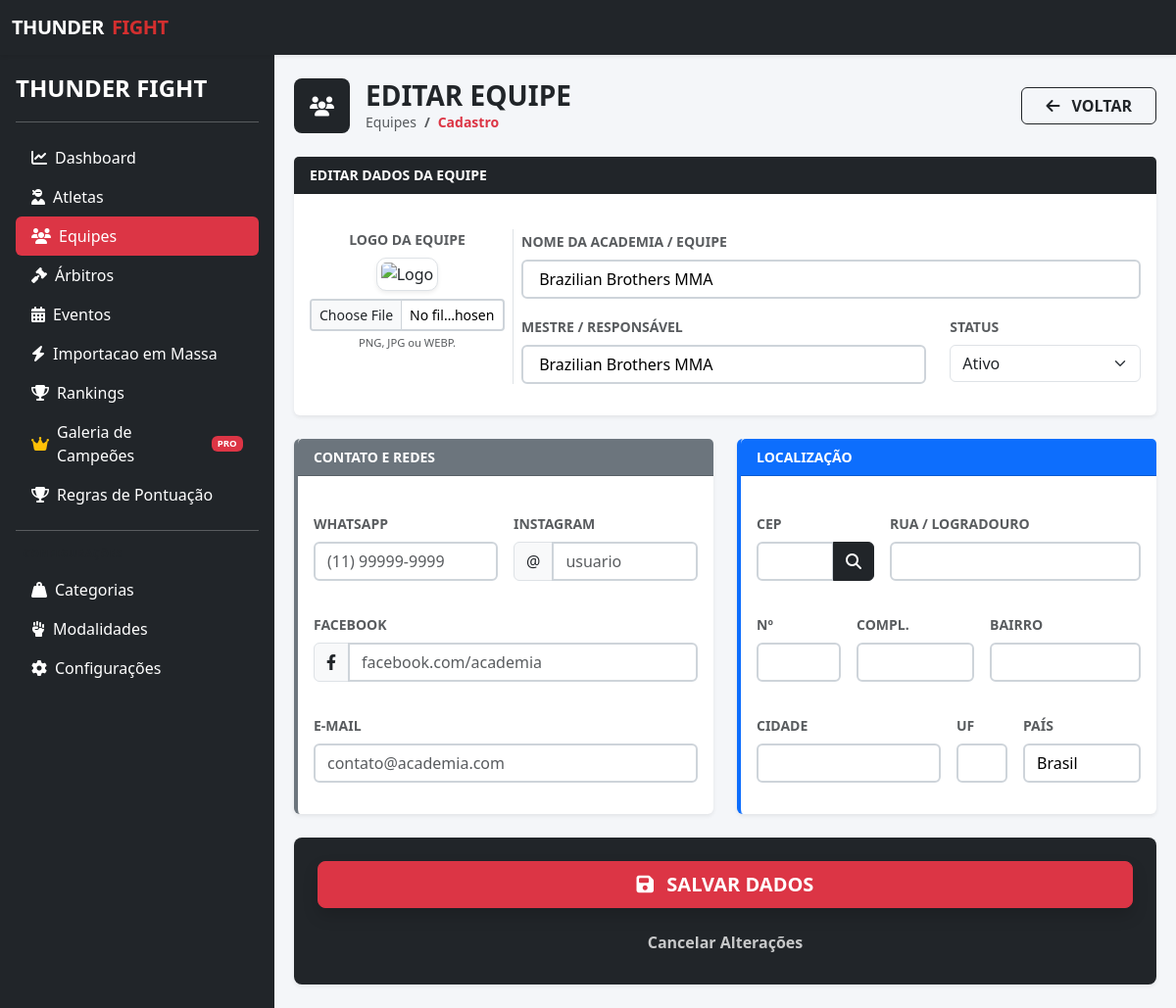
The app's page /public/equipes/edit?id=126 with its own data.
### tables this page shows
CREATE TABLE `equipes` (
  `id_equipe` int NOT NULL,
  `nome` varchar(200) DEFAULT NULL,
  `foto` varchar(255) DEFAULT NULL,
  `id_endereco` int DEFAULT NULL,
  `id_contato` int DEFAULT NULL,
  `responsavel` varchar(200) DEFAULT NULL,
  `status` varchar(50) DEFAULT 'Ativo'
);

### app/views/equipes/form.php (the view, shortened to what the rows shown need)
<?php
$isEdit = !empty($equipe['id_equipe']);
$action = $isEdit ? BASE_URL . '/equipes/update' : BASE_URL . '/equipes/store';
?>
<form action="<?= $action ?>" method="POST" enctype="multipart/form-data">
    <div class="card mb-4 shadow-sm border-0">
        <div class="card-header bg-dark text-white fw-bold text-uppercase small">
            <?= $isEdit ? 'Editar Dados da Equipe' : 'Dados da Equipe / Academia' ?>
        </div>
        <div class="card-body row g-3">
            <div class="col-md-3 mb-3 text-center border-end">
                <label class="form-label text-muted small fw-bold text-uppercase d-block">Logo da Equipe</label>
                <?php
                $fotoPath = BASE_URL . '/uploads/equipes/sem-foto.png';
                ?>
                <img src="<?= $fotoPath ?>" id="preview" alt="Logo" class="img-thumbnail mb-2 shadow-sm"
                    style="height: 140px; width: 140px; object-fit: cover; border-radius: 10px;">
                <input type="file" name="foto" id="foto" class="form-control form-control-sm" accept="image/*"
                    onchange="previewImage(this)">
                <small class="text-muted d-block mt-1" style="font-size: 0.7rem;">PNG, JPG ou WEBP.</small>
            </div>
            <div class="col-md-9">
                <div class="row">
                    <div class="col-md-12 mb-3">
                        <label for="nome" class="form-label text-muted small fw-bold text-uppercase">Nome da Academia /
                            Equipe</label>
                        <input type="text" name="nome" id="nome" class="form-control"
                            value="<?= htmlspecialchars($equipe['nome'] ?? '') ?>" required
                            placeholder="Ex: Matriz Thunder Fight">
                    </div>
                    <div class="col-md-8 mb-3">
                        <label for="responsavel" class="form-label text-muted small fw-bold text-uppercase">Mestre /
                            Responsável</label>
                        <input type="text" name="responsavel" id="responsavel" class="form-control"
                            value="<?= htmlspecialchars($equipe['responsavel'] ?? '') ?>"
                            placeholder="Nome do Professor">
                    </div>
                    <div class="col-md-4 mb-3">
                        <label for="status" class="form-label text-muted small fw-bold text-uppercase">Status</label>
                        <select name="status" id="status" class="form-select">
                            <option value="Ativo" <?= (isset($equipe['status']) && $equipe['status'] == 'Ativo') ? 'selected' : '' ?>>Ativo</option>
                        </select>
                    </div>
                </div>
            </div>
        </div>
    </div>
    <div class="row g-4">
        <div class="col-md-6 mb-4">
            <div class="card shadow-sm h-100 border-0 border-start border-secondary border-4">
                <div class="card-header bg-secondary text-white fw-bold text-uppercase small">Contato e Redes</div>
                <div class="card-body row g-3">
                    <div class="col-md-6 mb-3">
                        <label for="whatsapp"
                            class="form-label text-muted small fw-bold text-uppercase">WhatsApp</label>
                        <input type="text" name="whatsapp" id="whatsapp" class="form-control"
                            value="<?= htmlspecialchars($equipe['whatsapp'] ?? '') ?>" placeholder="(11) 99999-9999">
                    </div>
                    <div class="col-md-6 mb-3">
                        <label for="instagram"
                            class="form-label text-muted small fw-bold text-uppercase">Instagram</label>
                        <div class="input-group">
                            <span class="input-group-text small">@</span>
                            <input type="text" name="instagram" id="instagram" class="form-control"
                                value="<?= htmlspecialchars(str_replace('@', '', $equipe['instagram'] ?? '')) ?>"
                                placeholder="usuario">
                        </div>
                    </div>
                    <div class="col-12 mb-3">
                        <label for="facebook"
                            class="form-label text-muted small fw-bold text-uppercase">Facebook</label>
                        <div class="input-group">
                            <span class="input-group-text small"><i class="fab fa-facebook-f"></i></span>
                            <input type="text" name="facebook" id="facebook" class="form-control"
                                value="<?= htmlspecialchars($equipe['facebook'] ?? '') ?>"
                                placeholder="facebook.com/academia">
                        </div>
                    </div>
                    <div class="col-12 mb-3">
                        <label for="email" class="form-label text-muted small fw-bold text-uppercase">E-mail</label>
                        <input type="email" name="email" id="email" class="form-control"
                            value="<?= htmlspecialchars($equipe['email'] ?? '') ?>" placeholder="contato@academia.com">
                    </div>
                </div>
            </div>
        </div>
        <div class="col-md-6 mb-4">
            <div class="card shadow-sm h-100 border-0 border-start border-primary border-4">
                <div class="card-header bg-primary text-white fw-bold text-uppercase small">Localização</div>
                <div class="card-body row g-3">
                    <div class="col-md-4 mb-3">
                        <label for="cep" class="form-label text-muted small fw-bold text-uppercase">CEP</label>
                        <div class="input-group">
                            <input type="text" id="cep" name="cep" class="form-control"
                                value="<?= htmlspecialchars($equipe['cep'] ?? '') ?>" maxlength="9"
                                onkeyup="mascaraCEP(this)">
                            <button class="btn btn-dark" type="button" onclick="buscarCEP()">
                                <i class="fas fa-search"></i>
                            </button>
                        </div>
                    </div>
                    <div class="col-md-8 mb-3">
                        <label for="logradouro" class="form-label text-muted small fw-bold text-uppercase">Rua /
                            Logradouro</label>
                        <input type="text" id="logradouro" name="logradouro" class="form-control"
                            value="<?= htmlspecialchars($equipe['logradouro'] ?? '') ?>">
                    </div>
                    <div class="col-md-3 mb-3">
                        <label for="numero" class="form-label text-muted small fw-bold text-uppercase">Nº</label>
                        <input type="text" id="numero" name="numero" class="form-control"
                            value="<?= htmlspecialchars($equipe['numero'] ?? '') ?>">
                    </div>
                    <div class="col-md-4 mb-3">
                        <label for="complemento"
                            class="form-label text-muted small fw-bold text-uppercase">Compl.</label>
                        <input type="text" id="complemento" name="complemento" class="form-control"
                            value="<?= htmlspecialchars($equipe['complemento'] ?? '') ?>">
                    </div>
                    <div class="col-md-5 mb-3">
                        <label for="bairro" class="form-label text-muted small fw-bold text-uppercase">Bairro</label>
                        <input type="text" id="bairro" name="bairro" class="form-control"
                            value="<?= htmlspecialchars($equipe['bairro'] ?? '') ?>">
                    </div>
                    <div class="col-md-6 mb-3">
                        <label for="cidade" class="form-label text-muted small fw-bold text-uppercase">Cidade</label>
                        <input type="text" id="cidade" name="cidade" class="form-control"
                            value="<?= htmlspecialchars($equipe['cidade'] ?? '') ?>">
                    </div>
                    <div class="col-md-2 mb-3">
                        <label for="estado" class="form-label text-muted small fw-bold text-uppercase">UF</label>
                        <input type="text" id="estado" name="estado" class="form-control" maxlength="2"
                            style="text-transform: uppercase;" value="<?= htmlspecialchars($equipe['estado'] ?? '') ?>">
                    </div>
                    <div class="col-md-4 mb-3">
                        <label for="pais" class="form-label text-muted small fw-bold text-uppercase">País</label>
                        <input type="text" id="pais" name="pais" class="form-control"
                            value="<?= htmlspecialchars($equipe['pais'] ?? 'Brasil') ?>">
                    </div>
                </div>
            </div>
        </div>
    </div>
<div class="card shadow-sm border-0 rounded-3 bg-dark">
                    <div class="card-body p-4">
                        <button type="submit" class="btn btn-danger btn-lg w-100 fw-bold text-uppercase mb-3 shadow">
                            <i class="fas fa-save me-2"></i> SALVAR DADOS
                        </button>
                        <a href="<?= BASE_URL ?>/equipes"
                            class="btn btn-link w-100 text-white text-decoration-none small fw-bold opacity-75">
                            Cancelar Alterações
                        </a>
                    </div>
                </div>
</form>

### records on screen
equipes: nome "Brazilian Brothers MMA", responsavel "Brazilian Brothers MMA", status "Ativo"
